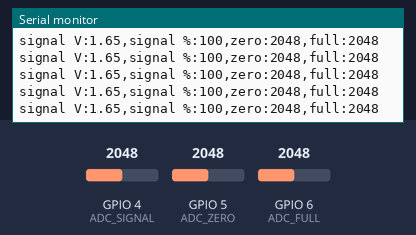
The sketch below on a simulated ESP32. Parts: the last lines printed to the serial monitor. Inputs (shaded band) come from the test bench; at power-on: GPIO 6 (ADC_FULL) = 2048, GPIO 4 (ADC_SIGNAL) = 2048, GPIO 5 (ADC_ZERO) = 2048 (analog values on the 0–4095 scale).

Above: at 5.2 s.
5.3 s: GPIO 6 (ADC_FULL) set to 2831
At 6.3 s:
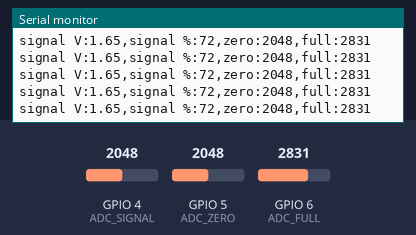
6.8 s: GPIO 6 (ADC_FULL) set to 2901
At 7.5 s:
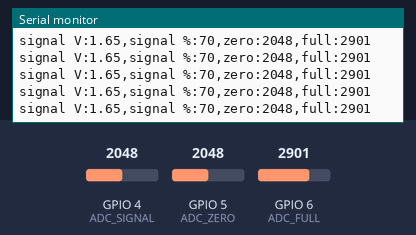
Timing chart, 0 to 9.8 s (numbered marks = the images above; inputs shaded):
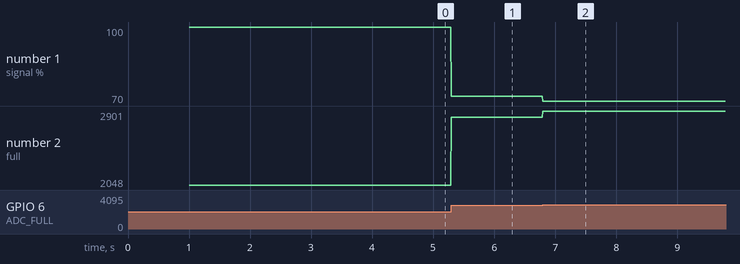

The sketch:

voltage_ADC.ino
```cpp
const int ADC_SIGNAL = 4;
const int ADC_ZERO   = 5;
const int ADC_FULL   = 6;

void setup() {
  Serial.begin(115200);
  delay(1000);

  analogReadResolution(12);

  analogSetPinAttenuation(ADC_SIGNAL, ADC_11db);
  analogSetPinAttenuation(ADC_ZERO,   ADC_11db);
  analogSetPinAttenuation(ADC_FULL,   ADC_11db);
}

void loop() {
  int signal = analogRead(ADC_SIGNAL);
  int zero   = analogRead(ADC_ZERO);
  int full   = analogRead(ADC_FULL);

  int signal_percent = signal*100.0/full;

  Serial.print("signal V:");
  Serial.print(signal*3.3/4095);

  Serial.print(",signal %:");
  Serial.print(signal_percent);

  Serial.print(",zero:");
  Serial.print(zero);

  Serial.print(",full:");
  Serial.println(full);

  delay(10);
}
```

Measured:
- after the input at 5.3 s, the serial monitor: prints a new line at once (image 1)
- after the input at 6.8 s, the serial monitor: prints a new line at once (image 2)
- plotted number 1: 100 → 72 after the input at 5.3 s, 72 → 70 after the input at 6.8 s
- plotted number 2: 2048 → 2831 after the input at 5.3 s, 2831 → 2901 after the input at 6.8 s
